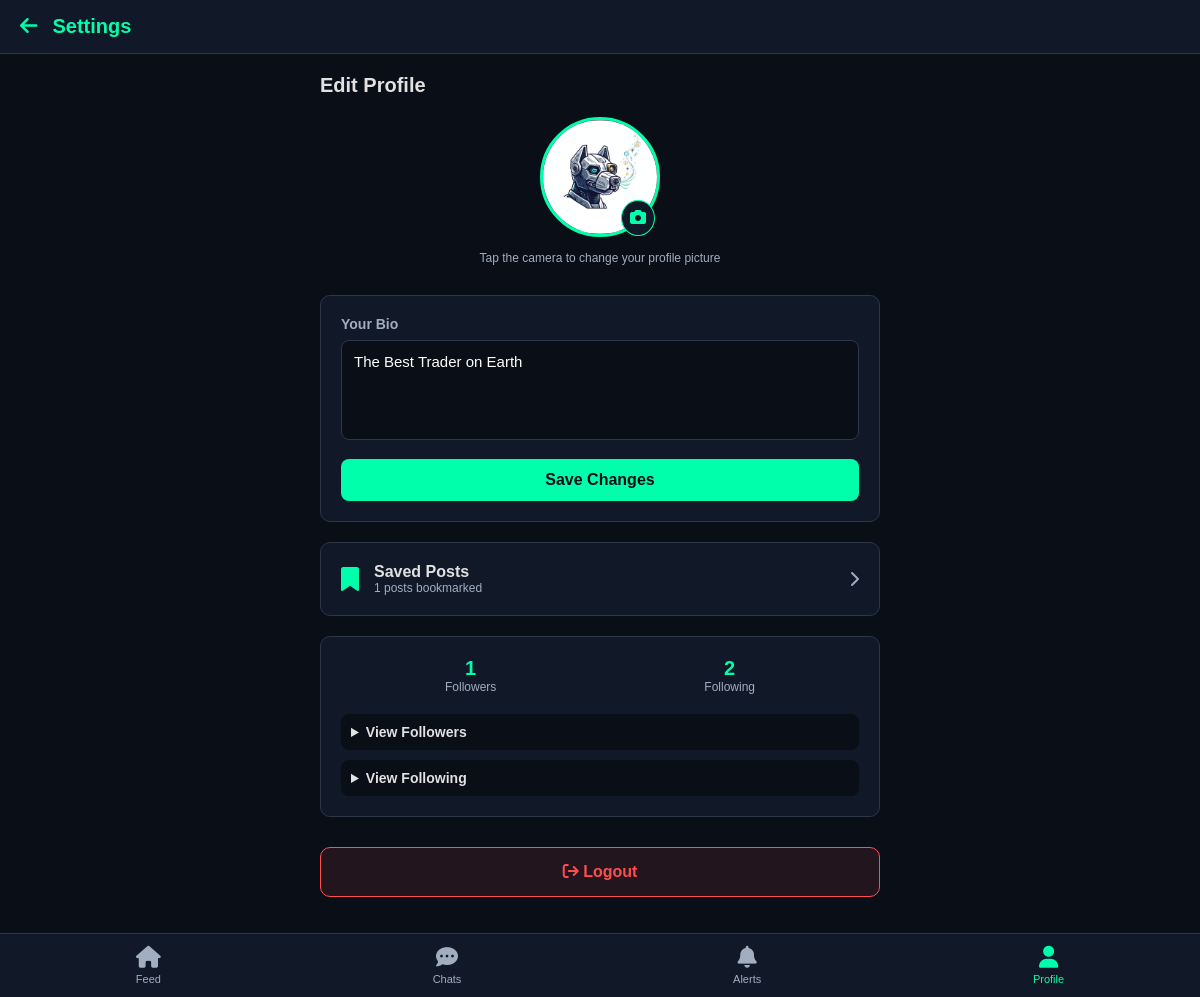
The app's page /settings (signed in) with its own data.
### tables this page shows
CREATE TABLE users (
            id INTEGER PRIMARY KEY AUTOINCREMENT,
            username TEXT UNIQUE NOT NULL,
            password TEXT NOT NULL,
            bio TEXT DEFAULT 'Forex & Crypto Trader'
        , avatar_path TEXT, name TEXT, email TEXT, last_seen DATETIME);

### app.py (the view)
@app.route('/settings')
def settings():
    if 'user_id' not in session:
        return redirect(url_for('login'))
    conn = get_db_connection()
    me = conn.execute('SELECT * FROM users WHERE username = ?', (session['user_id'],)).fetchone()
    followers = conn.execute('''
        SELECT u.username, u.avatar_path FROM follows f
        JOIN users u ON f.follower_id = u.id
        WHERE f.following_id = ?
    ''', (me['id'],)).fetchall()
    following = conn.execute('''
        SELECT u.username, u.avatar_path FROM follows f
        JOIN users u ON f.following_id = u.id
        WHERE f.follower_id = ?
    ''', (me['id'],)).fetchall()
    saved_count = conn.execute('SELECT COUNT(*) FROM bookmarks WHERE user_id = ?', (me['id'],)).fetchone()[0]
    conn.close()
    return render_template('settings.html', user=me, followers=followers, following=following, saved_count=saved_count)

### app.py (called while the page is built)
def get_db_connection():
    conn = sqlite3.connect('traderszone.db', timeout=20)
    conn.row_factory = sqlite3.Row
    return conn

@app.before_request
def update_last_seen():
    if 'user_id' in session:
        try:
            conn = get_db_connection()
            now = datetime.utcnow().strftime("%Y-%m-%d %H:%M:%S")
            conn.execute('UPDATE users SET last_seen = ? WHERE username = ?', (now, session['user_id']))
            conn.commit()
            conn.close()
        except sqlite3.OperationalError:
            pass

### templates/settings.html (shortened to what this page needs)
{% extends "base.html" %}
{% block nav_left %}
    <a href="/my_profile" style="color: #00ffaa; text-decoration: none; margin-right: 15px; font-size: 20px;"><i class="fa-solid fa-arrow-left"></i></a>
    <span style="font-size: 20px; font-weight: bold; color: #00ffaa;">Settings</span>
{% endblock %}
{% block content %}
<div class="container" style="margin-top: 20px; max-width: 600px; margin: 0 auto; padding: 20px;">
    <h2 style="color: #e1e1e1; margin-bottom: 20px; font-size: 20px;">Edit Profile</h2>
    <div style="text-align: center; margin-bottom: 30px;">
        <form method="POST" action="/update_profile" enctype="multipart/form-data">
            <label for="avatar-upload" style="cursor: pointer; display: inline-block; position: relative;">
                {% if user['avatar_path'] %}
                    <img src="/{{ user['avatar_path'] }}" style="width: 120px; height: 120px; border-radius: 50%; object-fit: cover; border: 3px solid #00ffaa;">
                {% else %}
                    <div style="width: 120px; height: 120px; background-color: #00ffaa; color: #0a0e17; font-size: 50px; font-weight: bold; border-radius: 50%; display: flex; justify-content: center; align-items: center; margin: 0 auto; border: 3px solid #00ffaa;">
                        {{ user['username'][0] | upper }}
                    </div>
                {% endif %}
                <div style="position: absolute; bottom: 5px; right: 5px; background: #111827; border-radius: 50%; padding: 8px; border: 1px solid #00ffaa;">
                    <i class="fa-solid fa-camera" style="color: #00ffaa; font-size: 16px;"></i>
                </div>
            </label>
        </form>
   <p style="color: #a0aec0; font-size: 12px; margin-top: 10px;">Tap the camera to change your profile picture</p>
    </div>
    <form method="POST" action="/update_profile" style="background: #111827; padding: 20px; border-radius: 10px; border: 1px solid #2d3748;">
        <label style="color: #a0aec0; font-size: 14px; font-weight: bold; display: block; margin-bottom: 8px;">Your Bio</label>
        <textarea name="bio" style="width: 100%; background: #0a0e17; color: white; border: 1px solid #2d3748; border-radius: 8px; padding: 12px; resize: none; font-family: Arial; font-size: 15px; height: 100px; outline: none;">{{ user['bio'] }}</textarea>
        <button type="submit" style="margin-top: 15px; background: #00ffaa; color: #0a0e17; border: none; padding: 12px 20px; border-radius: 8px; font-weight: bold; font-size: 16px; cursor: pointer; width: 100%;">Save Changes</button>
    </form>
    <a href="/saved" style="display: flex; justify-content: space-between; align-items: center; background: #111827; padding: 20px; border-radius: 10px; border: 1px solid #2d3748; margin-top: 20px; text-decoration: none; color: inherit;">
        <div style="display: flex; align-items: center; gap: 15px;">
            <i class="fa-solid fa-bookmark" style="color: #00ffaa; font-size: 24px;"></i>
            <div>
                <div style="font-size: 16px; font-weight: bold;">Saved Posts</div>
                <div style="font-size: 12px; color: #a0aec0;">{{ saved_count }} posts bookmarked</div>
            </div>
        </div>
        <i class="fa-solid fa-chevron-right" style="color: #a0aec0;"></i>
    </a>
    <div style="background: #111827; padding: 20px; border-radius: 10px; border: 1px solid #2d3748; margin-top: 20px;">
        <div style="display: flex; justify-content: space-around; text-align: center; margin-bottom: 20px;">
            <div>
                <div style="font-size: 20px; font-weight: bold; color: #00ffaa;">{{ followers|length }}</div>
                <div style="font-size: 12px; color: #a0aec0;">Followers</div>
            </div>
            <div>
                <div style="font-size: 20px; font-weight: bold; color: #00ffaa;">{{ following|length }}</div>
                <div style="font-size: 12px; color: #a0aec0;">Following</div>
            </div>
        </div>
        <details style="margin-bottom: 10px;">
            <summary style="cursor: pointer; color: #e1e1e1; font-weight: bold; font-size: 14px; padding: 10px; background: #0a0e17; border-radius: 8px;">View Followers</summary>
        </details>
        <details>
            <summary style="cursor: pointer; color: #e1e1e1; font-weight: bold; font-size: 14px; padding: 10px; background: #0a0e17; border-radius: 8px;">View Following</summary>
        </details>
    </div>
    <a href="/logout" style="display: block; text-align: center; margin-top: 30px; background: rgba(255, 77, 77, 0.1); color: #ff4d4d; padding: 15px; text-decoration: none; border-radius: 10px; border: 1px solid #ff4d4d; font-weight: bold;">
        <i class="fa-solid fa-arrow-right-from-bracket"></i> Logout
    </a>
</div>
{% endblock %}

### templates/base.html (style rules this page uses)
* { box-sizing: border-box; margin: 0; padding: 0; }
body { background-color: #0a0e17; color: #e1e1e1; font-family: Arial, sans-serif; padding-bottom: 80px; }
.container { max-width: 600px; margin: 0 auto; padding: 20px; }

### records on screen
users: avatar_path (picture), bio "The Best Trader on Earth"

### other values on screen
{{ saved_count }} "1"
{{ followers|length }} "1"
{{ following|length }} "2"
